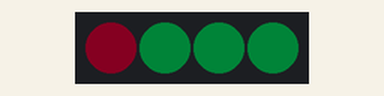
Simulated run of this sketch. Board: Arduino Uno, built with avr-gcc and run on an emulated ATmega328P. Parts: 4 RGB LEDs in strip order, left to right. Dim RGB values are drawn brighter than linear; random numbers use the default seed unless the sketch sets one.

Above: at 0.2 s.
At 3.7 s:
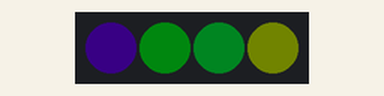
At 10.21 s:
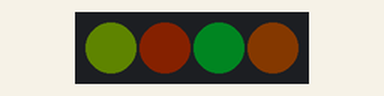
At 16.5 s:
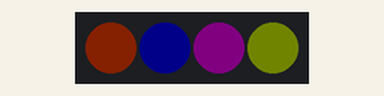
At 29.3 s:
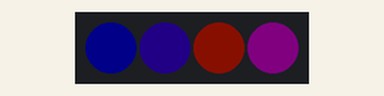
At 39.44 s:
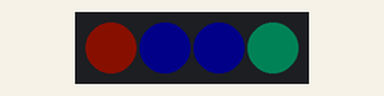
Timing chart, 0 to 40.0 s (numbered marks = the images above):
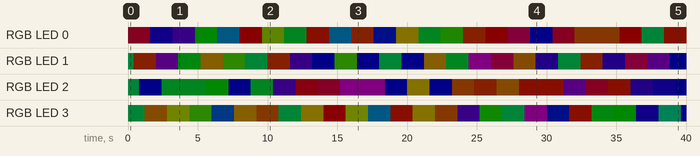

Measured:
- by itself, RGB LED 3: off → RGB(0, 7, 3) at 0.01 s, → RGB(7, 4, 0) 1.2 s later, → RGB(6, 7, 0) 1.6 s later, → RGB(3, 9, 0) 1.6 s later, … (26 changes in this stretch)
- by itself, RGB LED 0: off → RGB(8, 0, 2) at 0.01 s, → RGB(1, 0, 9) 1.6 s later, → RGB(3, 0, 7) 1.6 s later, → RGB(0, 10, 0) 1.6 s later, … (24 changes in this stretch)

The sketch:

fastLedExample.ino
```cpp
//////////////////////////////////////
// If using Fast Led
#include "FastLED.h"

FASTLED_USING_NAMESPACE

#define DATA_PIN    6
//#define CLK_PIN   4
#define LED_TYPE    WS2812
#define COLOR_ORDER GRB
#define NUM_LEDS    4

CRGB leds[NUM_LEDS];
byte ledIndex[NUM_LEDS] = {0, 1, 2, 3};

#define BRIGHTNESS          10
#define FRAMES_PER_SECOND  120


void setup() {

  Serial.begin(115200);

  //FAST LED
  FastLED.addLeds<LED_TYPE, DATA_PIN, COLOR_ORDER>(leds, NUM_LEDS).setCorrection(TypicalLEDStrip);

  // set master brightness control
  FastLED.setBrightness(BRIGHTNESS);

  for (int i = 0; i < NUM_LEDS; i++) {

    byte tempHue = 128; // 0-255

    leds[i].setHue(tempHue);

  }

  FastLED.show();

}

void loop() {

  for (int i = 0; i < NUM_LEDS; i++) {

    byte tempHue = random(0, 255);

    leds[i].setHue(tempHue);
    FastLED.show();
    //    // insert a delay to keep the framerate modest
    //    FastLED.delay(1000 / FRAMES_PER_SECOND);

    delay(400);
  }


// ONE HUE FOR ALL
//  for (int i = 0; i < NUM_LEDS; i++) {
//
//    byte tempHue = map(analogRead(A0), 0, 1023, 0, 255);
//
//    leds[i].setHue(tempHue);
//
//    FastLED.show();
//    Serial.print("HUE = ");
//    Serial.println(tempHue);
//
//  }

}
```
